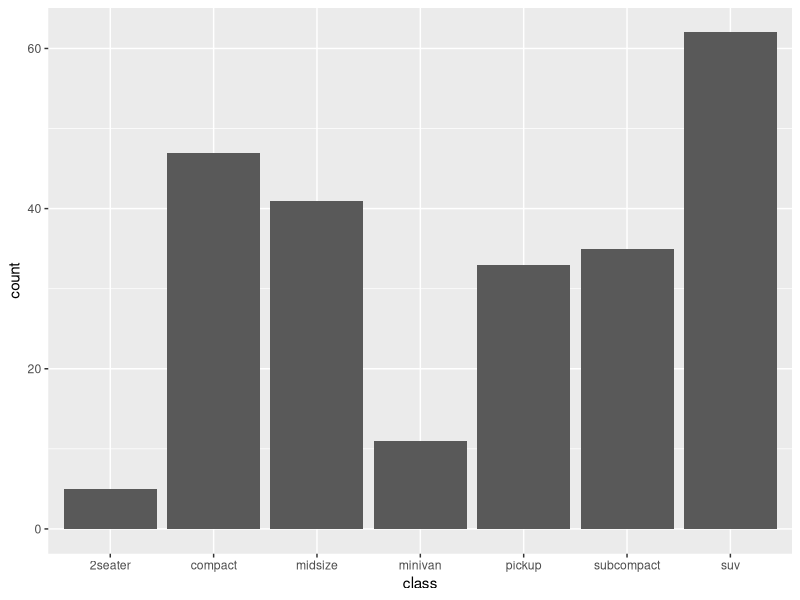
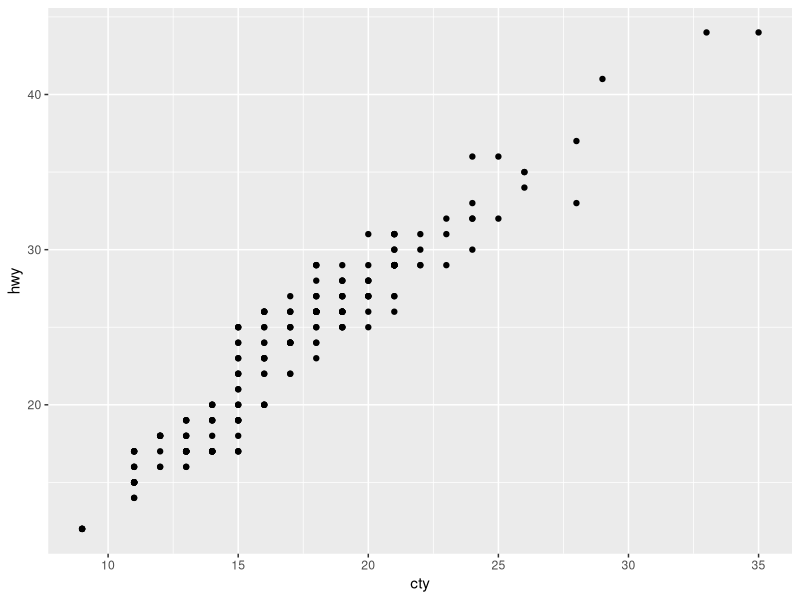
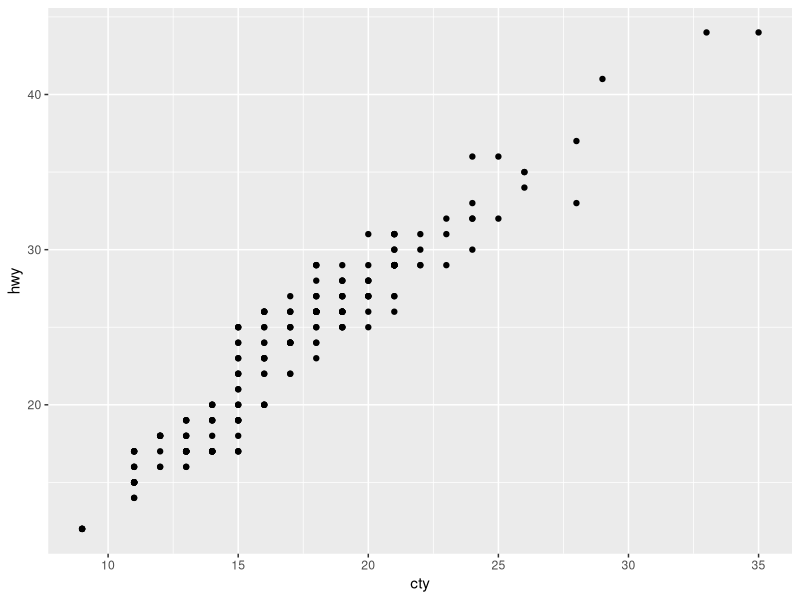

Write R code to recreate these figures, in order.
## ---- chunk 1
#| echo: false
#| message: false
library(tidyverse)

knitr::opts_chunk$set(
  comment = ">")
## ---- chunk 2
(x <- rnorm(20, 10, 5)) # <1>
## ---- chunk 3
#| echo: false
x[-20]
## ---- chunk 4
x[x > 10] # <5>
## ---- chunk 5
(a <- rnorm(20, 7, 5)) # <6> 
## ---- chunk 6
x[a < 5] # <7>
## ---- chunk 7
#| fig-align: center
#| message: false
ggplot(mpg, aes(x = class)) +
  geom_bar()
ggplot(mpg, aes(x = cty, y = hwy)) +
  geom_point()
ggsave("mpg-plot.png")
## ---- chunk 8
y <- tibble(a = seq(1, 10, 2), 
            b = c("apple", "banana", "strawberry", "peach", "mango"), 
            c = c(rep(TRUE, 3), rep(FALSE, 2)))
y
## ---- chunk 9
y[c(2, 5), 2]
## ---- chunk 10
y$c
